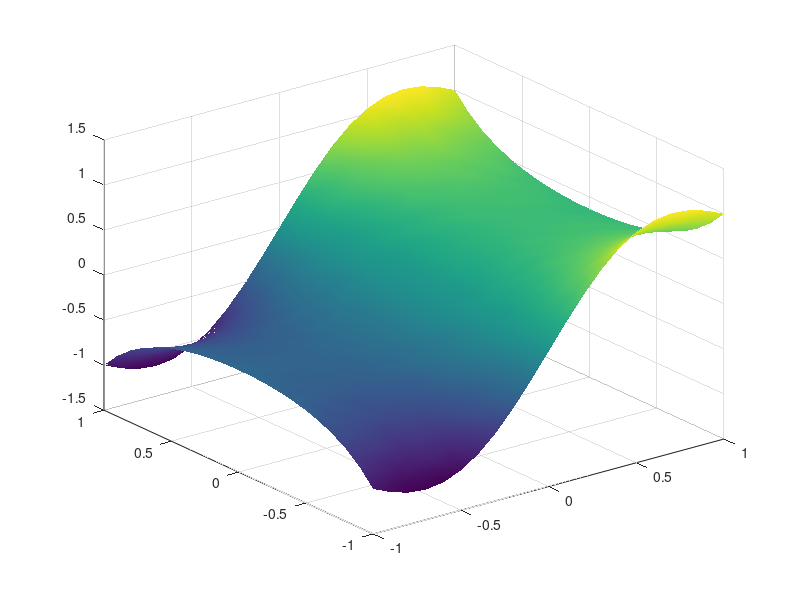

The MATLAB source for this figure:
%三维曲面
%平面网格数据的生成
%利用矩阵运算或者 meshgrid函数生成[X,Y]=meshgrid(x,y)
%参数x y为向量 存储网格点坐标的X Y为矩阵
x=[2:6];
y=[3:8]';
X=ones(size(y))*x  %六维全为1的列向量*x
Y=y*ones(size(x))
%等价于
[X,Y]=meshgrid(x,y);
%绘制三维曲面的函数
%mesh(x,y,z,c);
%surf(x,y,z,c); 其中x,y为网格坐标矩阵z为网格点的高度矩阵 c用于指定不同高度下曲面的颜色 
%无c则默认颜色正比于图形的高度
x=[-1:0.1:1];
y=[-1:0.1:1];
[X,Y]=meshgrid(x,y);
Z=X.*exp(-X.^2+Y.^2);
plot3(X,Y,Z);
mesh(X,Y,Z);%三维曲面
surf(X,Y,Z)
shading interp;
